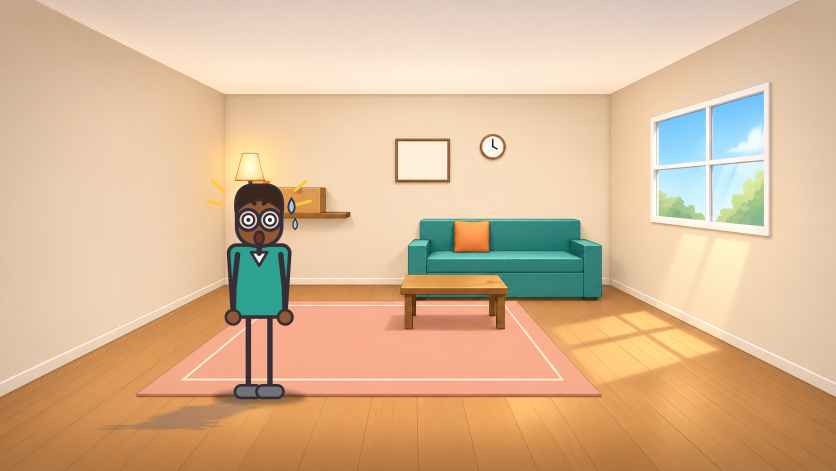
#> input picture bible/concepts/_archive-retired-femi/codex-plate-test/femi-flat-on-codex-plate.png, 1672 x 941 px (shown at 1/2 size)
$ python rig_extract.py ../../bible/concepts/_archive-retired-femi/codex-plate-test/femi-flat-on-codex-plate.png ../../bible/concepts/_archive-retired-femi/codex-plate-test/femi-flat-on-codex-plate.png ../../bible/concepts/_archive-retired-femi/codex-plate-test/femi-flat-on-codex-plate.png ../../bible/concepts/_archive-retired-femi/codex-plate-test/femi-flat-on-codex-plate.png
#> lines starting #> are read from the running program, lines starting #| are printed output that depends on the picture; after the words box and inside, x2 and y2 are one past the last pixel; in counts of white or black regions, pixels touching at a corner belong together
#> in _main, rgba is the input picture: shape (941, 1672, 4); mean R, G, B, A 217.7, 183.9, 149.3, 255
"""Build a cut-out animation rig from one approved full-body pose (prototype, owner request 2026-11-17).

The approved image is only READ. Derived parts are written to the output folder:
  head-<name>.png   head (hair, face, ears) with the painted mouth removed (skin-filled), for drawn mouth shapes
  mouth-<name>.png  the original painted mouth (the character's resting mouth, shown when silent)
  torso.png         clothing and neck (arm lines below the shoulders removed)
  shoe-l.png / shoe-r.png
  rig.json          joints in source pixels: neck, shoulders, hips, knees, ankles, hands; line width; eyes; mouth box;
                    skin colour. Limbs are drawn by the animator as stick lines (the house style), so only their
                    joints are measured.

    python rig_extract.py <pose.png> <out_dir> [--head-only <name>]   (--head-only: an extra expression head)
"""
from __future__ import annotations

import json
import sys
from pathlib import Path

import numpy as np
from PIL import Image, ImageDraw, ImageFilter


HANDS_ADVICE = "arms visible at the sides, hands not in pockets, no sleeves covering the hands"
FEET_ADVICE = "both legs and feet visible below the body, nothing (a long coat, a dress, a bag) covering them"
FACE_ADVICE = "a clear front-facing face with both eyes and the mouth visible, nothing covering them"


class RigError(ValueError):
    """A pose the rig cannot be built from, with what to change in the art (never a NaN or index error)."""

    def __init__(self, part: str, what: str, advice: str):
        self.part, self.what, self.advice = part, what, advice
        super().__init__(f"{what}; redraw the pose with {advice}")

    def as_dict(self) -> dict:
        return {"part": self.part, "message": str(self)}


def runs(row: np.ndarray) -> list[tuple[int, int]]:
    out, s = [], None
    for x, v in enumerate(row):
        if v and s is None:
            s = x
        elif not v and s is not None:
            out.append((s, x - 1)); s = None
    if s is not None:
        out.append((s, len(row) - 1))
    return out


def components(mask: np.ndarray) -> list[np.ndarray]:
    """4-connected components of a boolean mask -> list of (N,2) [y,x] arrays (small images only)."""
    seen = np.zeros_like(mask, bool)
    comps = []
    H, W = mask.shape
    for y0, x0 in zip(*np.nonzero(mask)):
        if seen[y0, x0]:
            continue
        stack, pts = [(y0, x0)], []
        seen[y0, x0] = True
        while stack:
            y, x = stack.pop()
            pts.append((y, x))
            for dy, dx in ((1, 0), (-1, 0), (0, 1), (0, -1)):
                ny, nx = y + dy, x + dx
                if 0 <= ny < H and 0 <= nx < W and mask[ny, nx] and not seen[ny, nx]:
                    seen[ny, nx] = True
                    stack.append((ny, nx))
        comps.append(np.array(pts))
    return comps


NECK_RANGE = {"v1": (0.30, 0.50), "v2": (0.15, 0.45)}   # v2 heads are about 30% of the height: the neck sits higher


# [14 lines left out: function find_neck, not called in this run]


def measure_body(rgba: np.ndarray, style: str = "v1") -> dict:
    a = rgba[:, :, 3] > 128
    rows = np.nonzero(a.any(1))[0]
    top, bot = int(rows[0]), int(rows[-1])
    H = bot - top
    # neck: narrowest single-run row in the style's neck range (v1: 30-50% of the height)
    best = None
    lo, hi = NECK_RANGE[style]
    for y in range(top + int(lo * H), top + int(hi * H)):
        r = runs(a[y])
        w = sum(e - s + 1 for s, e in r)
        if r and (best is None or w < best[1]):
            best = (y, w, r)
    if best is None:
        raise RigError("body", "the neck could not be found", "the whole figure standing upright with the head on top")
    neck_y = best[0]
    neck_x = (best[2][0][0] + best[2][-1][1]) / 2
    # arms separate from the torso: first row below the neck with >= 3 runs (arm, torso, arm)
    split = next((y for y in range(neck_y + 10, bot) if len(runs(a[y])) >= 3), None)
    if split is None or split + 40 >= bot or len(runs(a[split + 4])) < 3 or len(runs(a[split + 40])) < 2:
        raise RigError("hands", "the arms and hands could not be found apart from the body", HANDS_ADVICE)
    r = runs(a[split + 4])
    arm_l, arm_r = r[0], r[-1]
    # line width: arm run width just below the split
    lw = int(np.median([e - s + 1 for s, e in (runs(a[split + 40])[0], runs(a[split + 40])[-1])]))
    # trace each arm line down to the hand blob (run wider than 2.2 line widths)
    inferred = []

    # [34 lines left out: function trace, not called in this run]
    (wl_y, wl_x), hand_l = trace("l")
    (wr_y, wr_x), hand_r = trace("r")
    shoulder_l = ((arm_l[0] + arm_l[1]) / 2, split - 6)
    shoulder_r = ((arm_r[0] + arm_r[1]) / 2, split - 6)
    # hips: first row (below the hands' top) where the middle structure is two narrow runs (the legs)
    hip_y, legs = None, None
    for y in range(int(min(hand_l[1], hand_r[1])) - 120, bot):
        rr = [x for x in runs(a[y]) if x[1] - x[0] + 1 < 2.0 * lw]
        mids = [x for x in rr if abs((x[0] + x[1]) / 2 - neck_x) < 0.25 * H]
        allr = runs(a[y])
        inner = [x for x in allr if abs((x[0] + x[1]) / 2 - neck_x) < 0.2 * H]
        if len(inner) == 2 and all(x[1] - x[0] + 1 < 2.0 * lw for x in inner):
            hip_y, legs = y, inner
            break
    if legs is None:
        raise RigError("feet", "the legs could not be found", FEET_ADVICE)
    leg_l_x, leg_r_x = (legs[0][0] + legs[0][1]) / 2, (legs[1][0] + legs[1][1]) / 2
    # ankles: first row below the hips where a leg run gets wide (the shoe)
    ankle_y = next((y for y in range(hip_y + 40, bot) if any(x[1] - x[0] + 1 > 2.5 * lw for x in runs(a[y]))), None)
    if ankle_y is None or len(runs(a[ankle_y - 3])) < 2:
        raise RigError("feet", "the feet could not be found", FEET_ADVICE)
    # leg x at the ankle row - 2 (legs can slant)
    rr = runs(a[ankle_y - 3])
    ank_l_x, ank_r_x = (rr[0][0] + rr[0][1]) / 2, (rr[-1][0] + rr[-1][1]) / 2
    return {"top": top, "bottom": bot, "height": H, "neck": [neck_x, neck_y], "arm_split_y": split, "line_width": lw,
            "shoulder_l": list(shoulder_l), "shoulder_r": list(shoulder_r), "hand_l": list(hand_l), "hand_r": list(hand_r),
            "hip_y": hip_y, "hip_l": [leg_l_x, hip_y], "hip_r": [leg_r_x, hip_y],
            "ankle_l": [ank_l_x, ankle_y], "ankle_r": [ank_r_x, ankle_y], **({"hands_inferred": inferred} if inferred else {})}


# [81 lines left out: functions eye_pair, face_features, not called in this run]


def detect_style(rgba: np.ndarray) -> str:
    """v1 heads have white eye discs with a dark pupil inside; house style v2 heads (owner decision 2026-11-20) have solid
    black eyes and no whites at all. Looks at the top 45% of the figure only."""
    a = rgba[:, :, 3] > 128
#> a: shape (941, 1672) bool; every value is 1
    rows = np.nonzero(a.any(1))[0]
#> rows = 941 values from 0 to 940
    top, bot = int(rows[0]), int(rows[-1])
#> top = 0; bot = 940
    head = rgba[top: top + int(0.45 * (bot - top))]
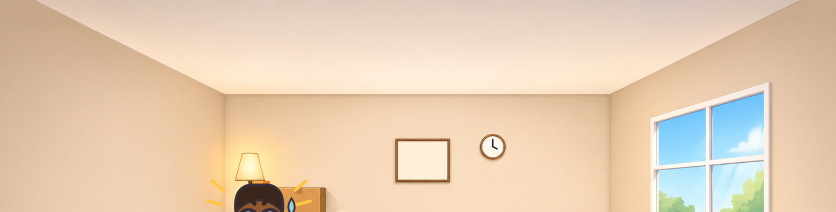
#> head: shape (423, 1672, 4) (shown at 1/2 size); mean R, G, B, A 229.5, 205.9, 180.5, 255
    rgb = head[:, :, :3].astype(int)
    alpha = head[:, :, 3] > 128
#> alpha: shape (423, 1672) bool; every value is 1
    white = (alpha & (rgb.min(2) > 225))[::2, ::2]
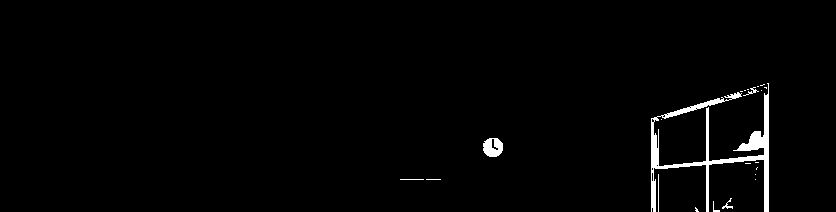
#> white: shape (212, 836) bool; 1.7% white; 22 white regions (15 under 20 px), largest, box (x1, y1, x2, y2) and area: (651, 83, 769, 212) 2535, (483, 138, 503, 157) 288, (743, 87, 759, 96) 38
    area = alpha.sum() / 4
#> area = 176814
    discs = []
    for c in components(white):
#> in components, `H, W = mask.shape`: H = 212; W = 836
        if not (0.002 * area < len(c) < 0.25 * area):
            continue
        (y0, x0), (y1, x1) = c.min(0) * 2, c.max(0) * 2
        box = rgb[y0:y1 + 1, x0:x1 + 1]
        if box.size and 0.03 < (box.max(2) < 90).mean() < 0.6:   # a dark pupil inside the white disc
            discs.append((len(c), (y0 + y1) / 2, y1 - y0 + 1))
#> this loop made 38 passes
#> pass 1, in detect_style, `box = rgb[y0:y1 + 1, x0:x1 + 1]`:
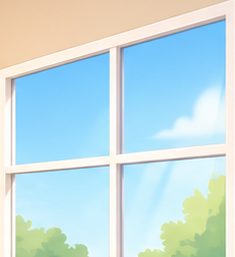
#> box: shape (257, 235, 3) int64; mean R, G, B 195.5, 221.7, 225.2
#> after the loop, discs = []
    # v1: a PAIR of eye whites, similar in size and at the same height (a white v2 head and torso are neither)
    for i in range(len(discs)):
        for j in range(i + 1, len(discs)):
            (n1, y1_, h1), (n2, y2_, h2) = discs[i], discs[j]
            if max(n1, n2) / min(n1, n2) < 1.6 and abs(y1_ - y2_) < 0.5 * max(h1, h2):
                return "v1"
#> this loop made 0 passes
    return "v2"


# [80 lines left out: functions _holes, face_features_v2, not called in this run]


def features(rgba: np.ndarray, top: int, neck_y: int, neck_x: float, style: str) -> dict:
    return face_features_v2(rgba, top, neck_y, neck_x) if style == "v2" else face_features(rgba, top, neck_y, neck_x)


# [120 lines left out: functions chin_row, isolate_head, cut_head, cut_body, debug_image, not called in this run]


def checked_body(rgba: np.ndarray, style: str) -> dict:
    """measure_body, but any failure is a RigError saying what to change, and no joint may be NaN."""
    try:
        body = measure_body(rgba, style)
    except RigError:
        raise
    except Exception as e:   # an unusual figure: still a clear message, never a raw NaN/index error
        raise RigError("body", f"the body could not be measured ({type(e).__name__})", f"{HANDS_ADVICE}, and {FEET_ADVICE}") from e
    for k in ("hand_l", "hand_r"):
        if not all(np.isfinite(body[k])):
            raise RigError("hands", "the hands could not be found", HANDS_ADVICE)
    for k in ("ankle_l", "ankle_r", "hip_l", "hip_r"):
        if not all(np.isfinite(body[k])):
            raise RigError("feet", "the feet could not be found", FEET_ADVICE)
    return body


# [6 lines left out: function checked_features, not called in this run]


def main():
    try:
        _main()
    except RigError as e:
        # one line the studio reads (acting.rig_error): no traceback
        print("RIG-ERROR " + json.dumps(e.as_dict()), file=sys.stderr)
        sys.exit(2)


def _main():
    src, out = Path(sys.argv[1]), Path(sys.argv[2])
    out.mkdir(parents=True, exist_ok=True)
    rgba = np.array(Image.open(src).convert("RGBA"))
    head_only = sys.argv[4] if len(sys.argv) > 4 and sys.argv[3] == "--head-only" else None
    if head_only:
        rig = json.loads((out / "rig.json").read_text())
        style = rig.get("style", "v1")
        b = find_neck(rgba, style)   # expression poses can raise arms: only the head is needed
        face = checked_features(rgba, b["top"], b["neck"][1], b["neck"][0], style)
        chin = chin_row(rgba, b["top"], b["neck"][1], face)
        if chin + 4 < b["neck"][1]:
            b["neck"][1] = chin + 4
            face = checked_features(rgba, b["top"], b["neck"][1], b["neck"][0], style)
        head = cut_head(rgba, b, face, out, head_only, expression=True)
        # express the extra head relative to its own neck so it can be swapped onto the rig's neck; its eyes are kept
        # as drawn (the expression lives in them), only the mouth is live
        rig["faces"][head_only] = {**face, **head, "neck": b["neck"], "static_eyes": True}
        (out / "rig.json").write_text(json.dumps(rig, indent=1))
        print("added head", head_only, "mouth", face["mouth"]["w"], "x", face["mouth"]["h"])
        return
    style = detect_style(rgba)
#> style = 'v2'
    body = checked_body(rgba, style)
#> in measure_body, `rows = np.nonzero(a.any(1))[0]`: rows = 941 values from 0 to 940
#> in measure_body, `top, bot = int(rows[0]), int(rows[-1])`: top = 0; bot = 940
#> the loop in measure_body, `for y in range(top + int(lo * H), top + int(hi * H)):` made 282 passes
#> best on pass 1: (141, 1672, [(0, 1671)])
#> in measure_body, `neck_y = best[0]`: neck_y = 141
#> in measure_body, `neck_x = (best[2][0][0] + best[2][-1][1]) / 2`: neck_x = 835.5
    face = checked_features(rgba, body["top"], body["neck"][1], body["neck"][0], style)
    chin = chin_row(rgba, body["top"], body["neck"][1], face)
    if chin + 4 < body["neck"][1]:
        # a collar hides the neck: cut the head at the chin and look for the mouth above it
        body["neck"][1] = chin + 4
        face = checked_features(rgba, body["top"], body["neck"][1], body["neck"][0], style)
    head = cut_head(rgba, body, face, out, "neutral")
    parts = cut_body(rgba, body, out)
    rig = {"source": src.name, "image_size": [rgba.shape[1], rgba.shape[0]], "body": body, "parts": parts,
           "faces": {"neutral": {**face, **head, "neck": body["neck"], **({"static_eyes": True} if style == "v2" else {})}}}
    if style == "v2":
        rig["style"] = "v2"   # v1 rig.json stays exactly as before (no key)
    (out / "rig.json").write_text(json.dumps(rig, indent=1))
    debug_image(rgba, rig, out)
    print(json.dumps({k: body[k] for k in ("neck", "shoulder_l", "hand_l", "hip_l", "ankle_l", "line_width")}),
          "mouth", round(face["mouth"]["w"]), "x", round(face["mouth"]["h"]), "skin", face["skin"])


if __name__ == "__main__":
#> (the run stopped early here; a loop or call above may not have finished)
